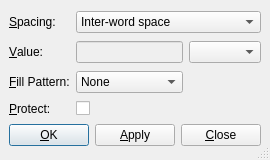
<ui version="4.0" >
 <class>HSpaceUi</class>
 <widget class="QDialog" name="HSpaceUi" >
  <property name="geometry" >
   <rect>
    <x>0</x>
    <y>0</y>
    <width>259</width>
    <height>160</height>
   </rect>
  </property>
  <property name="windowTitle" >
   <string/>
  </property>
  <property name="sizeGripEnabled" >
   <bool>true</bool>
  </property>
  <layout class="QGridLayout" >
   <property name="margin" >
    <number>9</number>
   </property>
   <property name="spacing" >
    <number>6</number>
   </property>
   <item row="2" column="1" >
    <widget class="QComboBox" name="fillPatternCO" >
     <property name="toolTip" >
      <string>Select a fill pattern style for HFills</string>
     </property>
     <item>
      <property name="text" >
       <string>None</string>
      </property>
     </item>
     <item>
      <property name="text" >
       <string>...............</string>
      </property>
     </item>
     <item>
      <property name="text" >
       <string>________</string>
      </property>
     </item>
     <item>
      <property name="text" >
       <string>&lt;-----------</string>
      </property>
     </item>
     <item>
      <property name="text" >
       <string>-----------></string>
      </property>
     </item>
     <item>
      <property name="text" >
       <string>\-----v-----/</string>
      </property>
     </item>
     <item>
      <property name="text" >
       <string>/-----^-----\</string>
      </property>
     </item>
    </widget>
   </item>
   <item row="0" column="0" >
    <widget class="QLabel" name="spacingL" >
     <property name="text" >
      <string>&amp;Spacing:</string>
     </property>
     <property name="buddy" >
      <cstring>spacingCO</cstring>
     </property>
    </widget>
   </item>
   <item row="0" column="1" colspan="2" >
    <widget class="QComboBox" name="spacingCO" >
     <property name="toolTip" >
      <string>Supported spacing types</string>
     </property>
     <item>
      <property name="text" >
       <string>Inter-word space</string>
      </property>
     </item>
     <item>
      <property name="text" >
       <string>Thin space</string>
      </property>
     </item>
     <item>
      <property name="text" >
       <string>Negative thin space</string>
      </property>
     </item>
     <item>
      <property name="text" >
       <string>Half Quad (0.5 em)</string>
      </property>
     </item>
     <item>
      <property name="text" >
       <string>Quad (1 em)</string>
      </property>
     </item>
     <item>
      <property name="text" >
       <string>Double Quad (2 em)</string>
      </property>
     </item>
     <item>
      <property name="text" >
       <string>Horizontal Fill</string>
      </property>
     </item>
     <item>
      <property name="text" >
       <string>Custom</string>
      </property>
     </item>
    </widget>
   </item>
   <item row="1" column="0" >
    <widget class="QLabel" name="valueL" >
     <property name="text" >
      <string>&amp;Value:</string>
     </property>
     <property name="buddy" >
      <cstring>valueLE</cstring>
     </property>
    </widget>
   </item>
   <item row="1" column="1" >
    <widget class="QLineEdit" name="valueLE" >
     <property name="enabled" >
      <bool>false</bool>
     </property>
     <property name="toolTip" >
      <string>Custom value. Needs spacing type "Custom".</string>
     </property>
    </widget>
   </item>
   <item row="1" column="2" >
    <widget class="LengthCombo" name="unitCO" />
   </item>
   <item row="2" column="0" >
    <widget class="QLabel" name="fillPatternL" >
     <property name="text" >
      <string>&amp;Fill Pattern:</string>
     </property>
     <property name="buddy" >
      <cstring>fillPatternCO</cstring>
     </property>
    </widget>
   </item>
   <item row="3" column="0" >
    <widget class="QLabel" name="keepL" >
     <property name="toolTip" >
      <string/>
     </property>
     <property name="text" >
      <string>&amp;Protect:</string>
     </property>
     <property name="buddy" >
      <cstring>keepCB</cstring>
     </property>
    </widget>
   </item>
   <item row="3" column="1" colspan="2" >
    <widget class="QCheckBox" name="keepCB" >
     <property name="toolTip" >
      <string>Insert the spacing even after a line break</string>
     </property>
     <property name="text" >
      <string/>
     </property>
    </widget>
   </item>
   <item row="4" column="0" colspan="3" >
    <layout class="QHBoxLayout" >
     <property name="margin" >
      <number>0</number>
     </property>
     <property name="spacing" >
      <number>6</number>
     </property>
     <item>
      <widget class="QPushButton" name="okPB" >
       <property name="text" >
        <string>&amp;OK</string>
       </property>
       <property name="autoDefault" >
        <bool>false</bool>
       </property>
       <property name="default" >
        <bool>true</bool>
       </property>
      </widget>
     </item>
     <item>
      <widget class="QPushButton" name="applyPB" >
       <property name="text" >
        <string>&amp;Apply</string>
       </property>
       <property name="autoDefault" >
        <bool>false</bool>
       </property>
      </widget>
     </item>
     <item>
      <widget class="QPushButton" name="closePB" >
       <property name="text" >
        <string>&amp;Close</string>
       </property>
       <property name="autoDefault" >
        <bool>false</bool>
       </property>
      </widget>
     </item>
    </layout>
   </item>
  </layout>
 </widget>
 <customwidgets>
  <customwidget>
   <class>LengthCombo</class>
   <extends>QComboBox</extends>
   <header>LengthCombo.h</header>
  </customwidget>
 </customwidgets>
 <tabstops>
  <tabstop>spacingCO</tabstop>
  <tabstop>valueLE</tabstop>
  <tabstop>okPB</tabstop>
  <tabstop>applyPB</tabstop>
  <tabstop>closePB</tabstop>
  <tabstop>keepCB</tabstop>
 </tabstops>
 <includes>
  <include location="local" >qt_i18n.h</include>
 </includes>
 <resources/>
 <connections/>
</ui>
